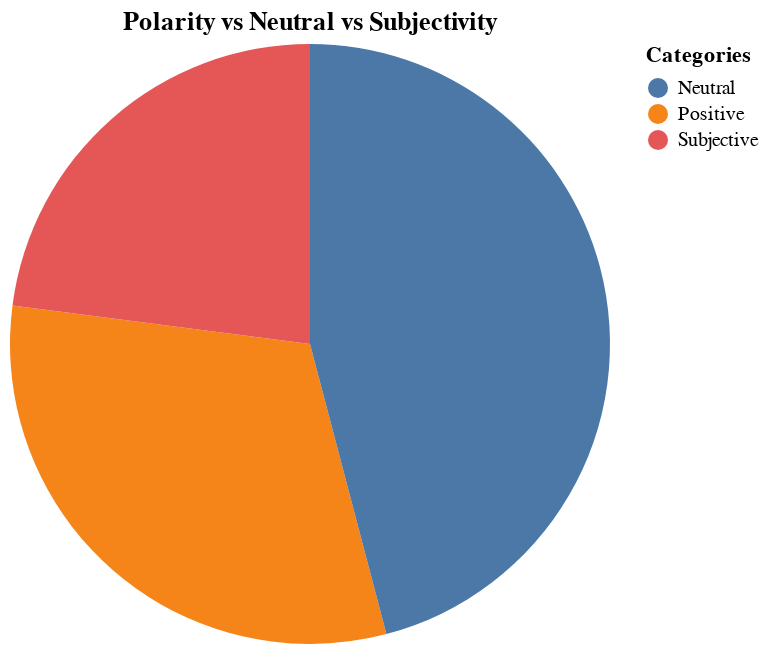

The code cell stored with this chart in its notebook:
### Code cell
data = {
    'Category': ['Positive', 'Neutral', 'Subjective'],
    'Count': [positive_count, neutral_count, highly_subjective_count] 
}
df_summary = pd.DataFrame(data)

# Create a pie chart
pie_chart = alt.Chart(df_summary).mark_arc().encode(
    theta=alt.Theta(field="Count", type="quantitative"),
    color=alt.Color(field="Category", type="nominal", legend=alt.Legend(title="Categories")),
    tooltip=[alt.Tooltip(field="Category", type="nominal", title="Category"),
             alt.Tooltip(field="Count", type="quantitative", title="Count")]
).properties(
    title="Polarity vs Neutral vs Subjectivity"
)

pie_chart

### Figure 1 — Vega-Lite specification as saved in the notebook (floating-point values rounded to 4 significant figures)
{"config": {"view": {"continuousWidth": 300, "continuousHeight": 300}}, "data": {"name": "data-4f1aa1e25a2e6bdf4e17c80bf8f8093c"}, "mark": {"type": "arc"}, "encoding": {"color": {"field": "Category", "legend": {"title": "Categories"}, "type": "nominal"}, "theta": {"field": "Count", "type": "quantitative"}, "tooltip": [{"field": "Category", "title": "Category", "type": "nominal"}, {"field": "Count", "title": "Count", "type": "quantitative"}]}, "title": "Polarity vs Neutral vs Subjectivity", "$schema": "https://vega.github.io/schema/vega-lite/v5.16.3.json", "datasets": {"data-4f1aa1e25a2e6bdf4e17c80bf8f8093c": [{"Category": "Positive", "Count": 38}, {"Category": "Neutral", "Count": 56}, {"Category": "Subjective", "Count": 28}]}}
